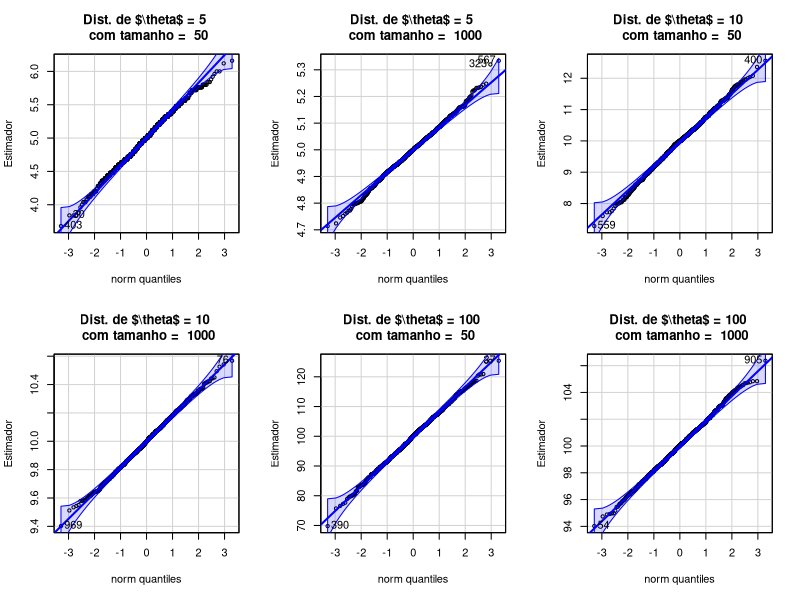
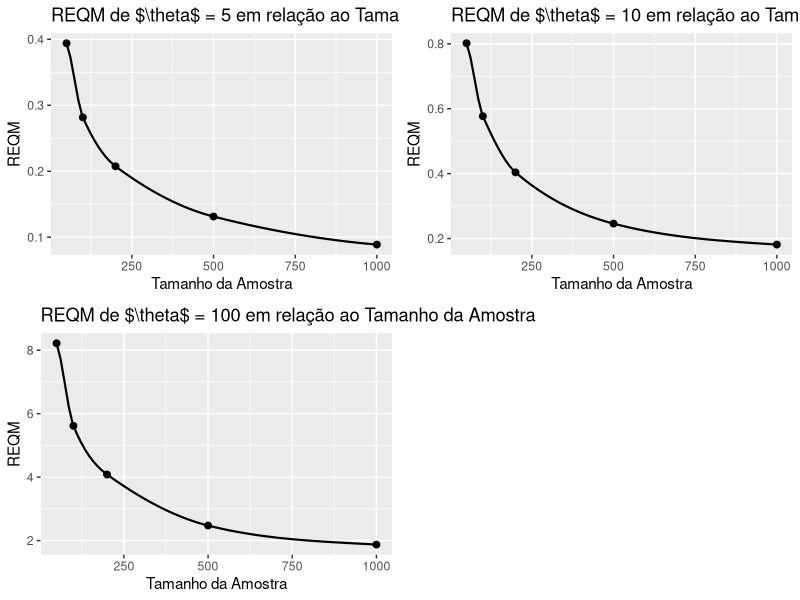

Write R code to recreate these figures, in order. (Note: this script raises an error after producing the figures.)
## ---- chunk 1
if (!require(tidyverse)) install.packages('tidyverse')
if (!require(purrr)) install.packages('purrr')
if (!require(ggplot2)) install.packages('ggplot2')
if (!require(cowplot)) install.packages('cowplot')


library('tidyverse')
library('purrr')
library('ggplot2')
library('cowplot')
## ---- chunk 2
set.seed(123)

n <- c(50,100,200,500,1000)
REP <- 1000
theta <- c(5,10,100)
vicios <- erros <- teorico <- ic <- ics <- ampl <- c()
l <- 0
par(mfrow = c(2,3))
tempo <- system.time({
  for (j in theta) {
    for (i in n) {
      l <- l+1
      amostra <- replicate(REP,rdunif(n = i, b = j))
      media_amostra <- apply(amostra,2,mean)
      estim <- 2*media_amostra-1
      if (i == 50 | i == 1000) {
        car::qqPlot(estim, main = paste('Dist. de $\\theta$ =',j,'\n com tamanho = ',i), ylab = 'Estimador')
        }
      bias <- mean(estim) - j
      REQM <- sd(estim)
      vicios <- c(vicios,bias)
      erros <- c(erros,REQM)
      teorico <- c(teorico,sqrt((j^2-1)/(3*i)))
      a1 <- round(mean(estim) - 1.96*mean(REQM),5)
      a2 <- round(mean(estim) + 1.96*mean(REQM),5)
      ampl <- round(c(ampl,a2-a1),5)
      ic <- c(paste('[',a1,'; ',a2,']',sep = ''))
      ics <- c(ics,ic)
}
    }
  })

## ---- chunk 3
tempo2 <- system.time({
    par(mfrow = c(1,1))
  tema <- theme_set(theme_classic())
  g1 <- ggplot() +
    geom_point(mapping = aes(y = erros[1:5], x = n), size = 2) +
    geom_smooth(mapping = aes(y = erros[1:5],x=n), linetype = 1, colour = 'black', linewidth = .75) +
    labs(title = 'REQM de $\\theta$ = 5 em relação ao Tamanho da Amostra',
         y = 'REQM',
         x = 'Tamanho da Amostra') +
      tema
  g2 <- ggplot() +
    geom_point(mapping = aes(y = erros[6:10], x = n), size = 2) +
    geom_smooth(mapping = aes(y = erros[6:10],x=n), linetype = 1, colour = 'black', linewidth = .75) +
    labs(title = 'REQM de $\\theta$ = 10 em relação ao Tamanho da Amostra', 
          y = 'REQM', 
          x = 'Tamanho da Amostra') +
    tema
  g3 <- ggplot() +
    geom_point(mapping = aes(y = erros[11:15], x = n), size = 2) +
    geom_smooth(mapping = aes(y = erros[11:15],x=n), linetype = 1, colour = 'black', linewidth = .75) +
    labs(title = 'REQM de $\\theta$ = 100 em relação ao Tamanho da Amostra', 
                   y = 'REQM', 
                   x = 'Tamanho da Amostra') +
    tema
  theme_update(plot.title = element_text(hjust = 0.5))
  print(plot_grid(g1,g2,g3))
})

## ---- chunk 4
tempo2 + tempo
## ---- chunk 5

## TABELA DE VICIOS E ERROS

tabela_vicio <- data.frame(
  n_amostras = n,
  vicio = vicios,
  reqm = erros,
  reqm_teo = teorico,
  theta = rep(theta,5)
)

## TABELA DE ITNERVALO DE CONFIANCA

tabela_confianca <- data.frame(
  n_amostras = n,
  intervalo = ics,
  amplitude = ampl,
  theta  = rep(theta,5)
)

## TABELA DE QUEDA PROPORCIONAL DO EQM

tax_qued_reqm <- abs(c(round((erros[5]/erros[1]) -1,5)*100,
              round((erros[10]/erros[6]) -1,5)*100,
              round((erros[15]/erros[11]) -1,5)*100))

tabela_queda <- data.frame(
  taxa = tax_qued_reqm,
  theta = theta
)

write.csv2(tabela_vicio, 'data/vies_mm.csv', row.names = F)
write.csv2(tabela_confianca, 'data/confianca_mm.csv', row.names = F)
write.csv2(tabela_queda, 'data/queda_mm.csv', row.names = F)

## ---- chunk 6

## FILTRANDO PELO TAMANHO DE THETA

tabela_vicio |> 
  filter(theta == 5)
tabela_vicio |> 
  filter(theta == 10)
tabela_vicio |> 
  filter(theta == 100)
## ---- chunk 7
tabela_confianca |> 
  filter(theta == 5)
tabela_confianca |> 
  filter(theta == 10)
tabela_confianca |> 
  filter(theta == 100)

## ---- chunk 8
tabela_queda
